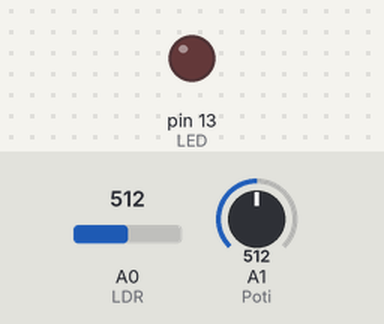
Bench run of a sketch on a simulated Arduino Uno, built with avr-gcc and run on an emulated ATmega328P. On the bench: output pins drawn as LEDs (lit = HIGH). Inputs (shaded band) come from the test bench; at power-on: A1 (Poti) = 512, A0 (LDR) = 512.

Above: at 1.2 s.
1.3 s: A1 (Poti) set to 524
At 2.2 s:
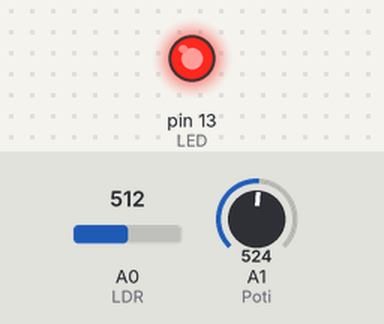
Timing chart, 0 to 4.3 s (numbered marks = the images above; inputs shaded):
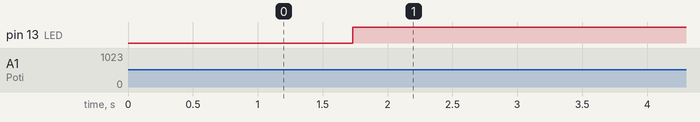

The sketch:

LR10.ino
```cpp
int LED = 13;
int LDR = 0;
int Poti = 1;
int cnt = 0;

void setup()

{
  pinMode(LED, OUTPUT);
}

void loop() {

  if (analogRead(LDR) > analogRead(Poti)) cnt = 0;
  if (analogRead(LDR) < analogRead(Poti)) cnt++;

  if (cnt > 300) {
    digitalWrite(LED, HIGH);
    do {
      delay(5000);
    } while (analogRead(LDR) < analogRead(Poti));
    cnt = 0;
    digitalWrite(LED, LOW);
  }
  delay(1);
}
```

Measured:
- the behaviour switches between 512 and 513 on A1 (Poti) (found by bisection; images 0 and 1)
- after the input at 1.3 s, pin 13 (LED): LOW → HIGH after 0.43 s
